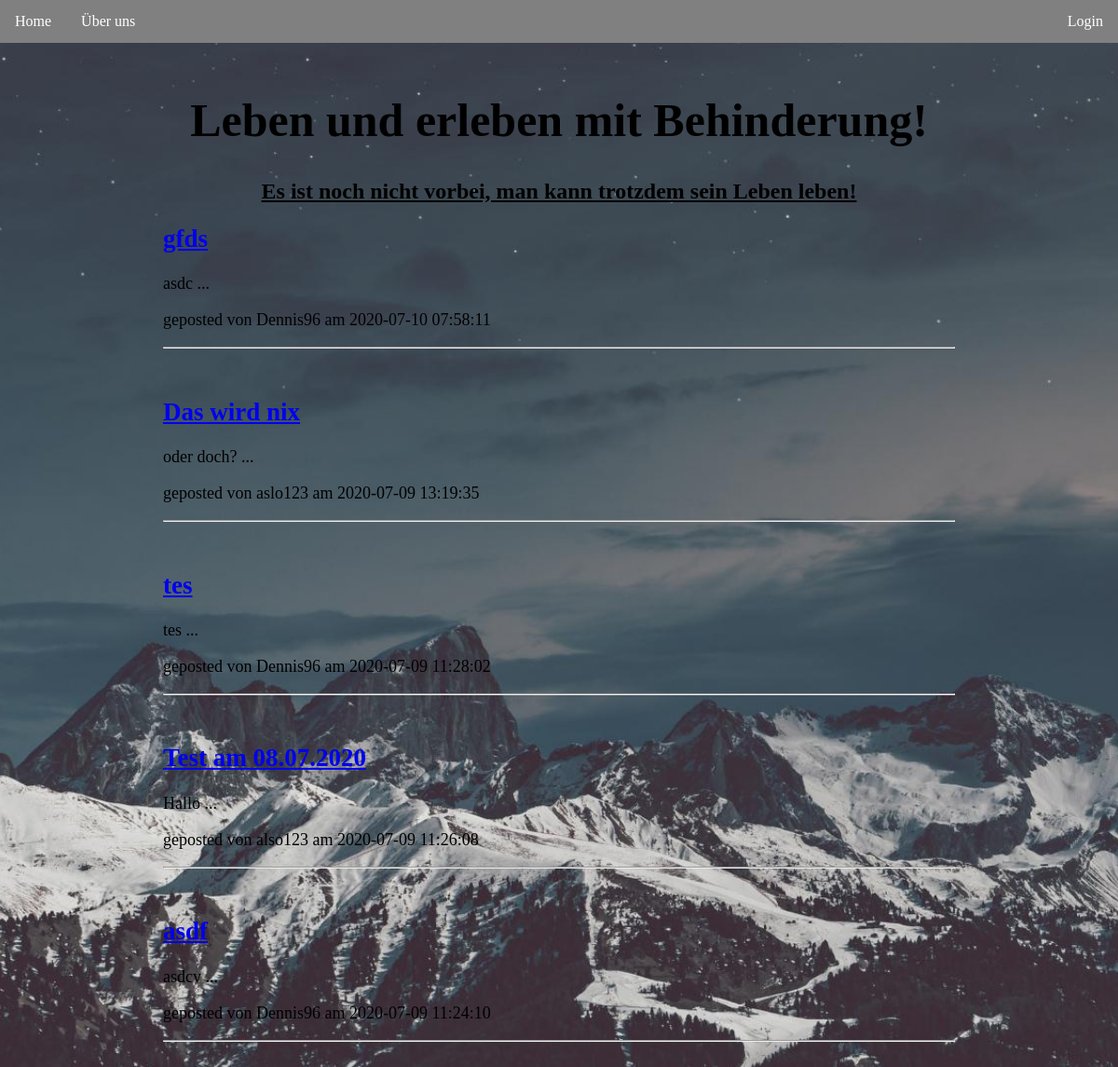
The app's page /entries/post.php with its own data.
### tables this page shows
CREATE TABLE `eintraege` (
  `id` int(11) NOT NULL,
  `ueberschrift` text NOT NULL,
  `text` text NOT NULL,
  `inserted_at` timestamp NOT NULL DEFAULT current_timestamp() ON UPDATE current_timestamp(),
  `username` varchar(100) NOT NULL
);

### entries/post.php (the view, shortened to what this page needs)
<?php
require "../includes/functions.php";
require "../includes/connection.php";
myheader();
?>
<h1 id="h1start">Leben und erleben mit Behinderung!</h1>
<h2 id="h2start">Es ist noch nicht vorbei, man kann trotzdem sein Leben leben!</h2>
<?php
$sql = "SELECT * FROM eintraege Order By id DESC";
?>
<div class="post-text">
  <?php foreach ($dbh->query($sql, PDO::FETCH_ASSOC) as $row):  ?>
    <a href="showpost.php?id=<?=$row['id']?>">
        <h2 class="post-title"> <?=$row['ueberschrift']?> </h2> </a>
        <?=substr($row['text'], 0, 200)?> ...
        <br>
          <p>geposted von <?=$row['username'] ?> am <?=$row['inserted_at']?> </p>
        <hr>
      <br>
  <?php endforeach ?>
</div>
<?php
myFooter();
?>

### includes/functions.php (shortened to what this page needs)
<?php
function myheader(){ ?>
<!DOCTYPE html>
<html lang="de">
<head>
    <link rel="stylesheet" href="../css/style.css">
    <link rel="stylesheet" href="https://cdnjs.cloudflare.com/ajax/libs/font-awesome/4.7.0/css/font-awesome.min.css">
</head>
<body>
<div class="nav-div">
  <ul id="navleiste">
        <li class="navlinks"><a href="../entries/post.php">Home</a></li>
        <li class="navlinks"><a href="../entries/about.php">Über uns</a></li>
        <?php
          if(isset($_SESSION["username"])){
            $sesionname = $_SESSION['username'];
            echo ('<li style="float:right" class="navlinks" > <a href="../login/logout.php"> Logout  </a></li> <li class="navlinks"> <a href="../entries/newpost.php">Posten</a> </li> ');
            echo ('<li  style="float:right" class="navlinks"> <a href= "../login/profileedit.php?username='); echo $sesionname; echo ('">'); echo $sesionname; echo ('</a> </li>');
          }
          else {
            echo ('<li style="float:right" class="navlinks"><a href="../login/login.php">Login</a></li>');
          }
        ?>
  </ul>
</div>
<?php } function myFooter(){ ?>
  </body>
</html>
<?php } ?>

### css/style.css (style rules this page uses)
body { background: url(../pics/backgr.jpg) no-repeat center center fixed; -webkit-background-size: cover; -moz-background-size: cover; -o-background-size: cover; background-size: cover; }
.navlinks { float: left; }
#navleiste { list-style-type: none; margin: 0; padding: 0; overflow: hidden; background-color: gray; position: fixed; top: 0; width: 100%; left: 0; }
.navlinks a { display: block; background-color: gray; color: white; text-decoration: none; padding: 14px 16px; text-align: center; }
.nav-div { margin-bottom: 100px; }
.post-text { font-size: large; width: 850px; height: 180px; margin-left: auto; margin-right: auto; }
#h1start { text-align: center; font-size: 50px; }
#h2start { text-align: center; text-decoration-line: underline; }

### records on screen
eintraege: ueberschrift "gfds", text "asdc", username "Dennis96", inserted_at "2020-07-10 07:58:11"
eintraege: ueberschrift "Das wird nix", text "oder doch?", username "aslo123", inserted_at "2020-07-09 13:19:35"
eintraege: ueberschrift "tes", text "tes", username "Dennis96", inserted_at "2020-07-09 11:28:02"
eintraege: ueberschrift "Test am 08.07.2020", text "Hallo", username "also123", inserted_at "2020-07-09 11:26:08"
eintraege: ueberschrift "asdf", text "asdcv", username "Dennis96", inserted_at "2020-07-09 11:24:10"
